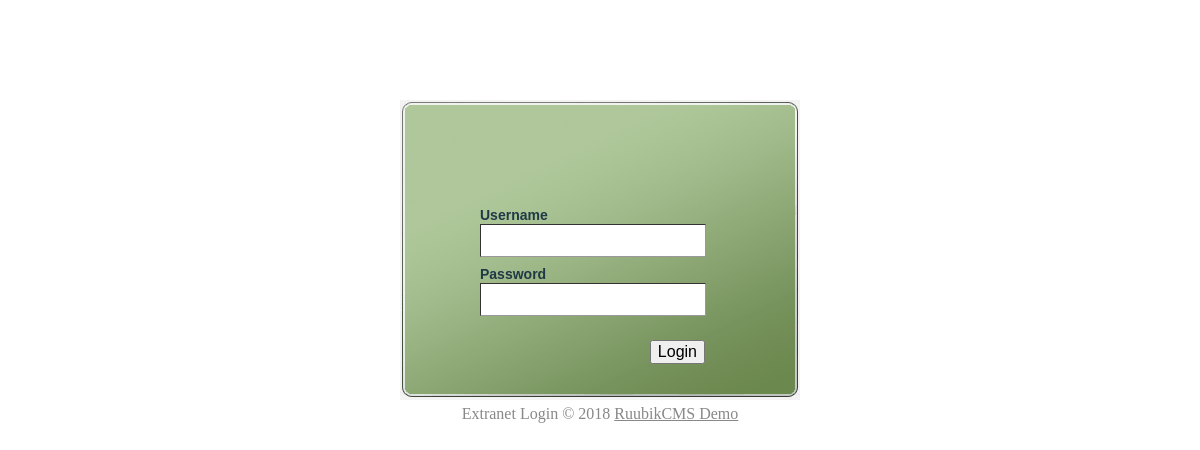
/extra/login.php, run on an earlier commit of the app's database.
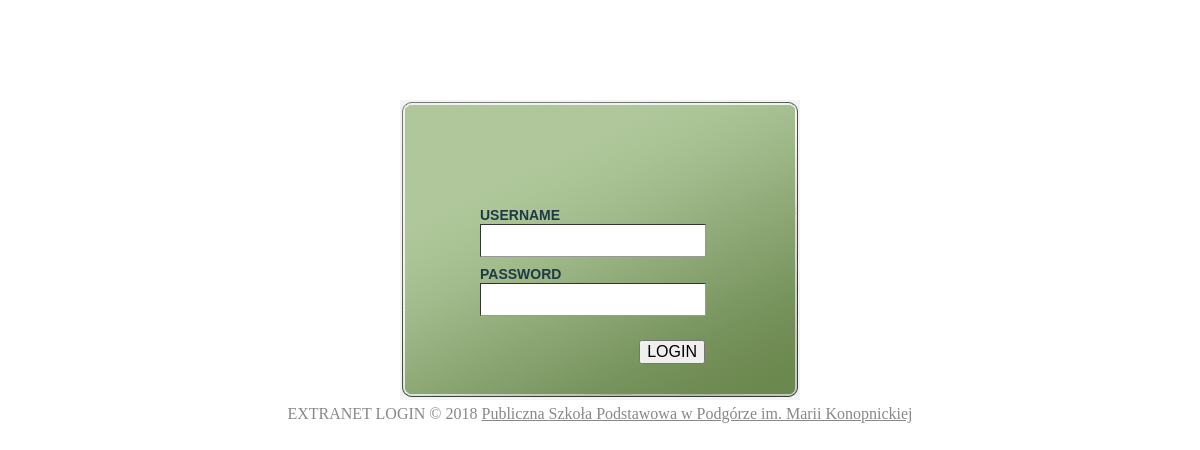
And on a later commit of the database.
### tables this page shows
CREATE TABLE "site" ("id" integer PRIMARY KEY ,"name" text,"doctype" integer,"charset" text,"robots" text,"title" text,"description" text,"keywords" text,"copyright" text,"author" text,"lang" text,"gacode" text,"news_textlink" INTEGER,"news_readmore" INTEGER,"news_showdate" INTEGER,"news_maxshort" INTEGER, "no_image1" INTEGER, "no_image2" INTEGER, "clean_url" INTEGER, "url_suffix" TEXT, "news_num" INTEGER, "siteroot" TEXT, "news_readmoretext" TEXT, "no_image3" INTEGER);

### ruubikcms/includes/commonfunc.php (called while the page is built, shortened)
<?php
function query_single($sql)
{
	global $dbh;
	$result = $dbh->query($sql);
	$value = $result->fetchColumn();
	if ($value) return $value;
	else return FALSE;
}
?>

### extra/login.php (the view, shortened to what this page needs)
<?php
$dbh = new PDO(PDO_DB_DRIVER.':../'.RUUBIKCMS_FOLDER.'/'.PDO_DB_FOLDER.'/'.PDO_DB_NAME);
require('../ruubikcms/includes/commonfunc.php');
$company = query_single("SELECT name FROM site WHERE id = 1");
?>
<!DOCTYPE html PUBLIC "-//W3C//DTD XHTML 1.0 Transitional//EN"
"http://www.w3.org/TR/xhtml1/DTD/xhtml1-transitional.dtd">
<html xmlns="http://www.w3.org/1999/xhtml" xml:lang="<?php echo RLANG;?>" lang="<?php echo RLANG;?>">
	<head>
		<link rel="stylesheet" type="text/css" href="login/css/styleLogin.css" />
    </head>
    <body>
        <div id="wrapper">
			<div id="mainBody">
				<div id="login">
					<div id="innerLogin">
						<?php
							require('login/form.php');
						?>
					</div>
				</div>
				<div id="loginFooter">
					<?php echo EXTRANET.' '.LOGIN ;?> &copy; <?php echo date("Y").' <a href="../">'.$company.'</a>';?>
				</div>
			</div>
		</div>
</body>
</html>

### extra/login/form.php
<form method="post" action="login/login.php">
	<div class="loginText"><?php echo USERNAME;?></div>
	<div class="loginInput"><input type="text" name="username" id="username" /></div>
	<div class="loginText"><?php echo PASSWORD;?></div>
	<div class="loginInput"><input type="password" name="passwd" /></div>
	<div class="loginbtn"><input type="submit" value="<?php echo LOGIN;?>" class="inputbtn-off" /></div>
</form>

### extra/login/css/styleLogin.css (style rules this page uses)
#login { position: relative; margin: 100px auto 0 auto; padding: 0 0 0 0; width: 400px; height: 300px; line-height: 1 em; color: #1f3946; font-family: arial, Trebuchet MS, verdana; text-align: left; font-size: 14px; font-weight:bold; background: url(images/login_bg.gif) no-repeat top left; }
#innerLogin { position: relative; padding: 100px 80px 0 80px; }
#loginFooter, #loginFooter a { padding-top: 5px; text-align: center; color: #888; }
div.loginText { margin: 2px 0; padding: 5px 0 0 0; height: 15px; }
div.loginInput { margin: 2px 0; padding: 0 0 0 0; height: 35px; }
div.loginInput input { margin: 0 0; padding: 3px 2px; width: 220px; border-top: 1px solid #333333; border-left: 1px solid #333333; border-right: 1px solid #999999; border-bottom: 1px solid #999999; height: 25px; font-size: 20px; }
div.loginbtn { text-align: right; margin: 2px 0; padding: 20px 15px 0 0; height: 25px; }
div.loginbtn input { font-size: 16px; }

What changed in the data, as far as the page shows it:
changed site: name "RuubikCMS Demo" → "Publiczna Szkoła Podstawowa w Podgórze im. Marii Konopnickiej"
Also different on the page:
USERNAME: "Username" → "USERNAME"
PASSWORD: "Password" → "PASSWORD"
form field LOGIN: "Login" → "LOGIN"
EXTRANET: "Extranet" → "EXTRANET"
LOGIN: "Login" → "LOGIN"
